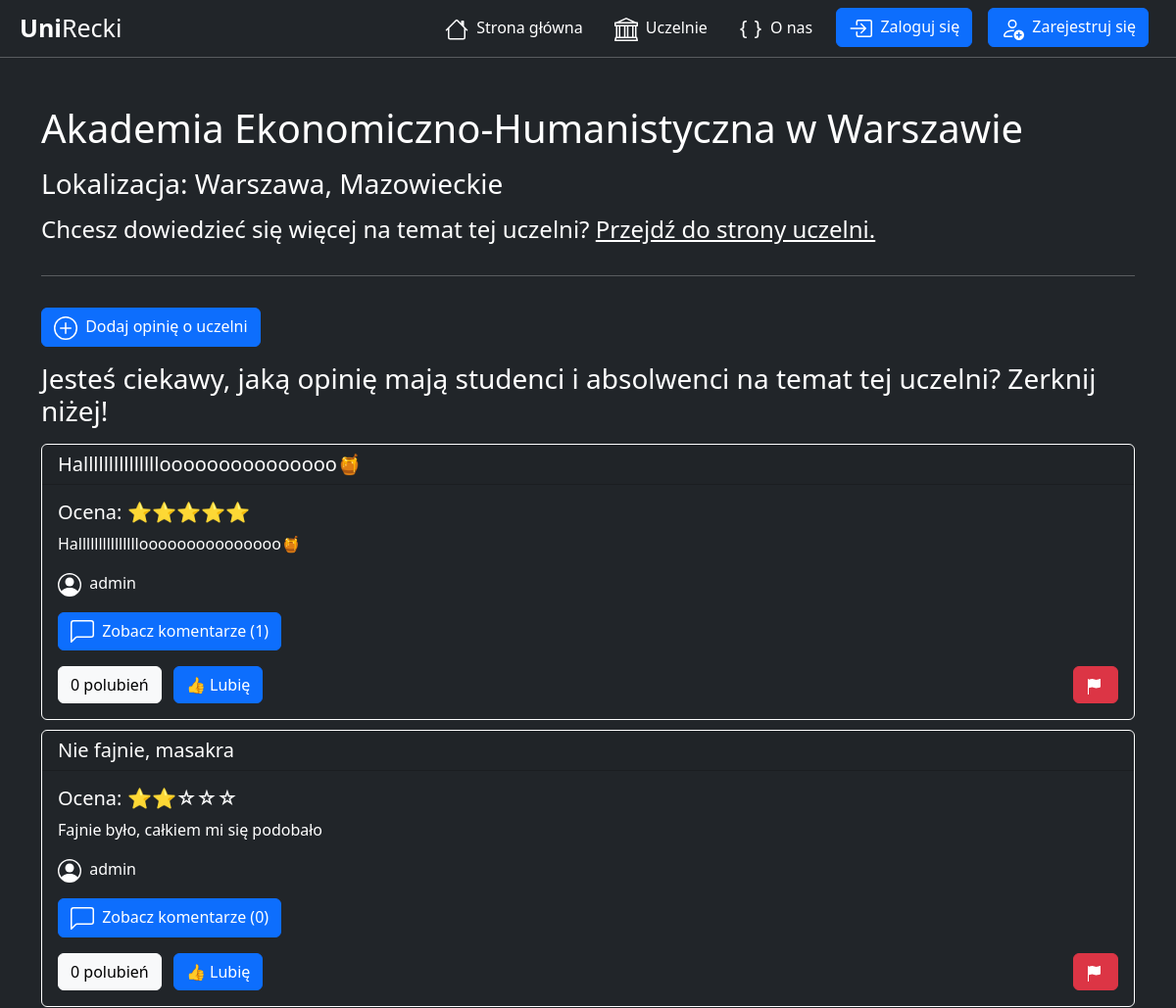
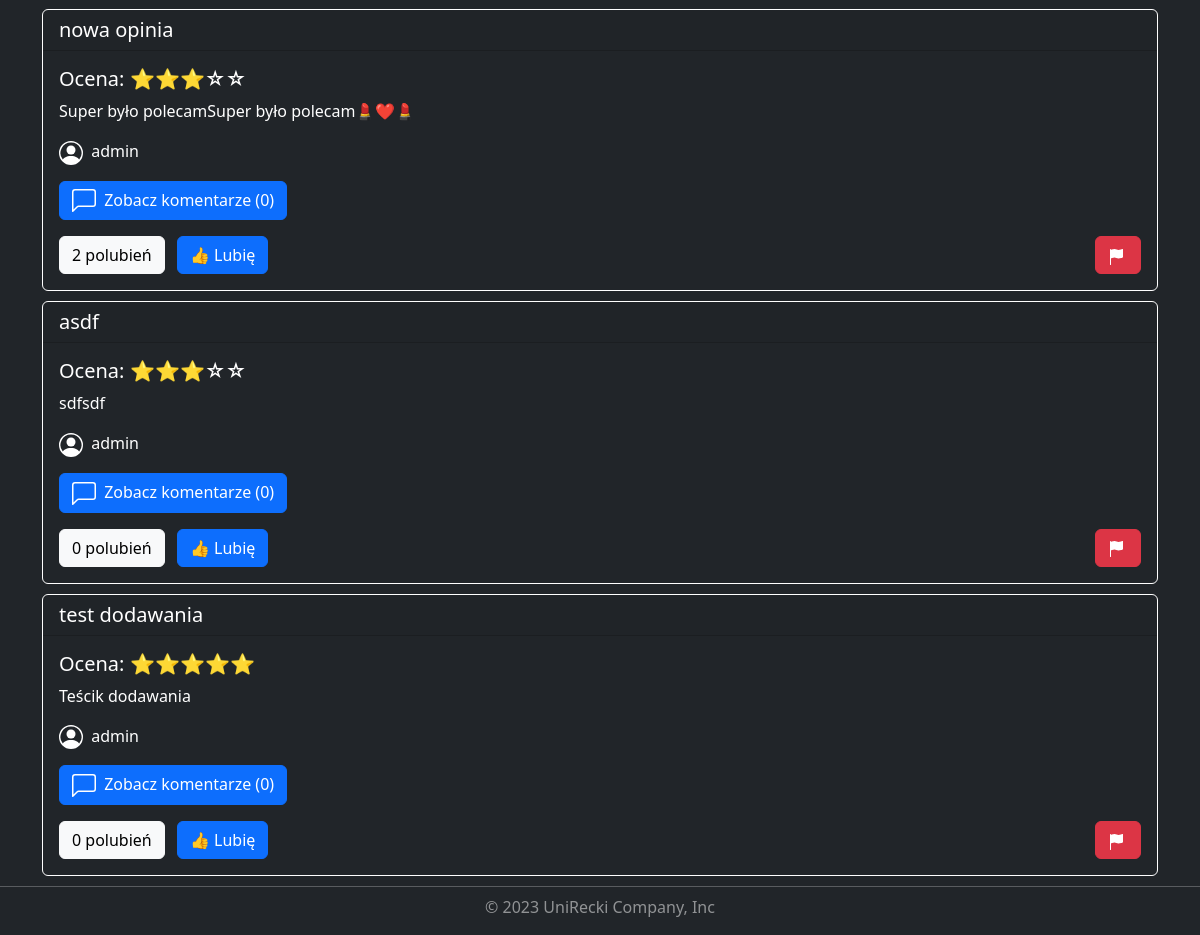
Page /university/2/ on the committed database (2 pictures, top to bottom).
### universities/models.py (models this page shows, shortened)
class University(models.Model):
    name = models.CharField(max_length=150)
    voivodeship = models.CharField(max_length=150)
    city = models.CharField(max_length=150)
    link = models.CharField(max_length=150)
    class Meta:
        verbose_name = 'University'
        verbose_name_plural = 'Universities'

class Review(models.Model):
    title = models.CharField( max_length=150)
    description = models.CharField( max_length=3000)
    rating = models.IntegerField(validators=[
            MaxValueValidator(5),
            MinValueValidator(1)
        ])
    add_date = models.DateTimeField(default=timezone.now, blank=True)
    university = models.ForeignKey(University, on_delete=models.CASCADE)
    user = models.ForeignKey(User, on_delete=models.CASCADE)
    users_like = models.ManyToManyField(User, related_name='images_liked', blank=True)
    class Meta:
        verbose_name = 'Review'
        verbose_name_plural = 'Reviews'

### universities/views.py (the view)
# urls.py: path('<int:pk>/', views.UniversityDetailView.as_view(), name='university_detail'),
class UniversityDetailView(DetailView):
    model = University
    template_name = 'universities/university_detail.html'
    context_object_name = 'university'
    def get_context_data(self, **kwargs):
        context = super().get_context_data(**kwargs)
        university = self.get_object()
        reviews = university.review_set.all().order_by('-add_date')
        context['reviews'] = reviews
        return context

### universities/templates/universities/university_detail.html (shortened to what this page needs)
{% extends "base.html" %}
{% load static %}
{% block css %}
    <link rel="stylesheet" href="{% static "universities/university_detail.css" %}">
{% endblock css %}
{% block content %}
    <div class="container mt-5">
        <div class="row">
            <h1 class="mb-3">{{ university.name }}</h1>
            <h3 class="mb-3">Lokalizacja: {{ university.city }}, {{ university.voivodeship | capfirst }}</h3>
        </div>
        <div class="row">
            <h4 class="mb-3">
                Chcesz dowiedzieć się więcej na temat tej uczelni? <a href="{{ university.link }}">Przejdź do strony uczelni.</a>
            </h4>
        </div>
        <hr class="mt-3">
        <a href="{% url 'review_create' university.pk %}"
           class="btn btn-primary my-3">
        Dodaj opinię o uczelni</a>
        <h3 class="mb-3">Jesteś ciekawy, jaką opinię mają studenci i absolwenci na temat tej uczelni? Zerknij niżej!</h3>
        {% for review in reviews %}
            <div class="card bg-dark">
                <h5 class="card-header ">{{ review.title }}</h5>
                <div class="card-body">
                    <h5 class="card-title">
                        Ocena:
                        {% if review.rating == 5 %}
                            ⭐⭐⭐⭐⭐
                        {% elif review.rating == 4 %}
                            ⭐⭐⭐⭐☆
                        {% elif review.rating == 3 %}
                            ⭐⭐⭐☆☆
                        {% elif review.rating == 2 %}
                            ⭐⭐☆☆☆
                        {% elif review.rating == 1 %}
                            ⭐☆☆☆☆
                        {% endif %}
                    </h5>
                    <p class="card-text">{{ review.description }}</p>
                    <p class="card-text">
                        {{ review.user.username }}
                    </p>
                    <p class="card-text">
                        <a href="{% url 'review_detail' review.pk %}" class="btn btn-primary">
                        Zobacz komentarze ({{ review.comment_set.count }})</a>
                    </p>
                    <div class="row">
                        <div class="col-6">
                            {% with total_likes=review.users_like.count %}
                                <span class="count-{{ review.id }} btn btn-light me-2">
                                    <span class="total">{{ total_likes }}</span>
                                    polubień
                                </span>
                            {% endwith %}
                            <a href="#"
                               class="like btn btn-primary me-2"
                               data-id="{{ review.id }}"
                               data-action="{% if request.user in review.users_like.all %}un{% endif %}like">
                                {% if request.user not in review.users_like.all %}
                                    👍 Lubię
                                {% else %}
                                    👎 Nie lubię
                                {% endif %}
                            </a>
                        </div>
                        <div class="col-6 d-flex justify-content-end align-items-end">
                            <a href="{% url 'review_report_create' review.pk %}"
                               title="Zgłoś opinię"
                               class="btn btn-danger">
                            </a>
                        </div>
                    </div>
                </div>
            </div>
        {% empty %}
            <p>Brak opinii dla tej uczelni.</p>
        {% endfor %}
    </div>
{% endblock content %}

### static/styles.css (style rules this page uses)
body { color: white; }
h1 { color: white; }
a { color: white; }
h3 { color: white; }

### universities/static/universities/university_detail.css (style rules this page uses)
.card { color: white; border: 1px solid white; margin-bottom: 10px; }
hr { color: white; }

### rows in the picture
University: name "Akademia Ekonomiczno-Humanistyczna w Warszawie", city "Warszawa", voivodeship "Mazowieckie"
Review: title "Halllllllllllllllooooooooooooooo🍯", description "Halllllllllllllllooooooooooooooo🍯", user.username "admin", comment_set.count "1", users_like.count "0", shows "👍 Lubię"
Review: title "Nie fajnie, masakra", description "Fajnie było, całkiem mi się podobało", user.username "admin", comment_set.count "0", users_like.count "0", shows "👍 Lubię"
Review: title "nowa opinia", description "Super było polecamSuper było polecam💄❤️💄", user.username "admin", comment_set.count "0", users_like.count "2", shows "👍 Lubię"
Review: title "asdf", description "sdfsdf", user.username "admin", comment_set.count "0", users_like.count "0", shows "👍 Lubię"
Review: title "test dodawania", description "Teścik dodawania", user.username "admin", comment_set.count "0", users_like.count "0", shows "👍 Lubię"
